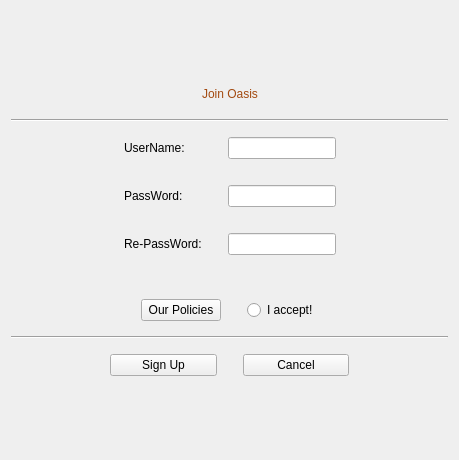
<?xml version="1.0" encoding="UTF-8"?>
<ui version="4.0">
 <class>RegisterWindow</class>
 <widget class="QWidget" name="RegisterWindow">
  <property name="geometry">
   <rect>
    <x>0</x>
    <y>0</y>
    <width>459</width>
    <height>460</height>
   </rect>
  </property>
  <property name="windowTitle">
   <string>Form</string>
  </property>
  <layout class="QVBoxLayout" name="verticalLayout">
   <item>
    <spacer name="verticalSpacer">
     <property name="orientation">
      <enum>Qt::Vertical</enum>
     </property>
     <property name="sizeHint" stdset="0">
      <size>
       <width>20</width>
       <height>40</height>
      </size>
     </property>
    </spacer>
   </item>
   <item>
    <widget class="QWidget" name="widget" native="true">
     <property name="sizePolicy">
      <sizepolicy hsizetype="Preferred" vsizetype="Fixed">
       <horstretch>0</horstretch>
       <verstretch>0</verstretch>
      </sizepolicy>
     </property>
     <layout class="QHBoxLayout" name="horizontalLayout">
      <item>
       <spacer name="horizontalSpacer">
        <property name="orientation">
         <enum>Qt::Horizontal</enum>
        </property>
        <property name="sizeHint" stdset="0">
         <size>
          <width>40</width>
          <height>20</height>
         </size>
        </property>
       </spacer>
      </item>
      <item>
       <widget class="QLabel" name="label">
        <property name="styleSheet">
         <string notr="true">color: rgb(163, 74, 16);
font: 75 oblique 15pt &quot;Purisa&quot;;</string>
        </property>
        <property name="text">
         <string>Join Oasis</string>
        </property>
       </widget>
      </item>
      <item>
       <spacer name="horizontalSpacer_2">
        <property name="orientation">
         <enum>Qt::Horizontal</enum>
        </property>
        <property name="sizeHint" stdset="0">
         <size>
          <width>40</width>
          <height>20</height>
         </size>
        </property>
       </spacer>
      </item>
     </layout>
    </widget>
   </item>
   <item>
    <widget class="Line" name="line">
     <property name="orientation">
      <enum>Qt::Horizontal</enum>
     </property>
    </widget>
   </item>
   <item>
    <widget class="QWidget" name="widget_2" native="true">
     <property name="sizePolicy">
      <sizepolicy hsizetype="Preferred" vsizetype="Fixed">
       <horstretch>0</horstretch>
       <verstretch>0</verstretch>
      </sizepolicy>
     </property>
     <layout class="QGridLayout" name="gridLayout">
      <item row="0" column="3">
       <widget class="QLineEdit" name="UsN_line_register"/>
      </item>
      <item row="3" column="1">
       <widget class="QLabel" name="label_3">
        <property name="styleSheet">
         <string notr="true">font: 75 14pt &quot;Tlwg Typist&quot;;</string>
        </property>
        <property name="text">
         <string>PassWord:</string>
        </property>
       </widget>
      </item>
      <item row="5" column="3">
       <widget class="QLineEdit" name="RePsW_line_register">
        <property name="echoMode">
         <enum>QLineEdit::Password</enum>
        </property>
       </widget>
      </item>
      <item row="4" column="3">
       <widget class="QLabel" name="PsW_alert_register">
        <property name="styleSheet">
         <string notr="true">color: rgb(164, 0, 0);</string>
        </property>
        <property name="text">
         <string/>
        </property>
       </widget>
      </item>
      <item row="0" column="1">
       <widget class="QLabel" name="label_2">
        <property name="styleSheet">
         <string notr="true">font: 75 14pt &quot;Tlwg Typo&quot;;</string>
        </property>
        <property name="text">
         <string>UserName:</string>
        </property>
       </widget>
      </item>
      <item row="0" column="4">
       <spacer name="horizontalSpacer_4">
        <property name="orientation">
         <enum>Qt::Horizontal</enum>
        </property>
        <property name="sizeHint" stdset="0">
         <size>
          <width>40</width>
          <height>20</height>
         </size>
        </property>
       </spacer>
      </item>
      <item row="5" column="1">
       <widget class="QLabel" name="label_4">
        <property name="styleSheet">
         <string notr="true">font: 75 14pt &quot;Tlwg Typo&quot;;</string>
        </property>
        <property name="text">
         <string>Re-PassWord:</string>
        </property>
       </widget>
      </item>
      <item row="3" column="3">
       <widget class="QLineEdit" name="PsW_line_register">
        <property name="echoMode">
         <enum>QLineEdit::Password</enum>
        </property>
       </widget>
      </item>
      <item row="6" column="3">
       <widget class="QLabel" name="RePsW_alert_register">
        <property name="styleSheet">
         <string notr="true">color: rgb(164, 0, 0);</string>
        </property>
        <property name="text">
         <string/>
        </property>
       </widget>
      </item>
      <item row="0" column="0">
       <spacer name="horizontalSpacer_3">
        <property name="orientation">
         <enum>Qt::Horizontal</enum>
        </property>
        <property name="sizeHint" stdset="0">
         <size>
          <width>40</width>
          <height>20</height>
         </size>
        </property>
       </spacer>
      </item>
      <item row="0" column="2">
       <spacer name="horizontalSpacer_5">
        <property name="orientation">
         <enum>Qt::Horizontal</enum>
        </property>
        <property name="sizeType">
         <enum>QSizePolicy::Fixed</enum>
        </property>
        <property name="sizeHint" stdset="0">
         <size>
          <width>20</width>
          <height>20</height>
         </size>
        </property>
       </spacer>
      </item>
      <item row="1" column="3">
       <widget class="QLabel" name="UsN_alert_register">
        <property name="styleSheet">
         <string notr="true">color: rgb(164, 0, 0);</string>
        </property>
        <property name="text">
         <string/>
        </property>
       </widget>
      </item>
     </layout>
    </widget>
   </item>
   <item>
    <widget class="QWidget" name="widget_3" native="true">
     <property name="sizePolicy">
      <sizepolicy hsizetype="Preferred" vsizetype="Fixed">
       <horstretch>0</horstretch>
       <verstretch>0</verstretch>
      </sizepolicy>
     </property>
     <layout class="QHBoxLayout" name="horizontalLayout_2">
      <item>
       <spacer name="horizontalSpacer_6">
        <property name="orientation">
         <enum>Qt::Horizontal</enum>
        </property>
        <property name="sizeHint" stdset="0">
         <size>
          <width>40</width>
          <height>20</height>
         </size>
        </property>
       </spacer>
      </item>
      <item>
       <widget class="QPushButton" name="ourPo_btn_register">
        <property name="text">
         <string>Our Policies</string>
        </property>
       </widget>
      </item>
      <item>
       <spacer name="horizontalSpacer_8">
        <property name="orientation">
         <enum>Qt::Horizontal</enum>
        </property>
        <property name="sizeType">
         <enum>QSizePolicy::Fixed</enum>
        </property>
        <property name="sizeHint" stdset="0">
         <size>
          <width>20</width>
          <height>20</height>
         </size>
        </property>
       </spacer>
      </item>
      <item>
       <widget class="QRadioButton" name="iAccept_btn_register">
        <property name="text">
         <string>I accept!</string>
        </property>
       </widget>
      </item>
      <item>
       <spacer name="horizontalSpacer_7">
        <property name="orientation">
         <enum>Qt::Horizontal</enum>
        </property>
        <property name="sizeHint" stdset="0">
         <size>
          <width>40</width>
          <height>20</height>
         </size>
        </property>
       </spacer>
      </item>
     </layout>
    </widget>
   </item>
   <item>
    <widget class="Line" name="line_2">
     <property name="orientation">
      <enum>Qt::Horizontal</enum>
     </property>
    </widget>
   </item>
   <item>
    <widget class="QWidget" name="widget_4" native="true">
     <property name="sizePolicy">
      <sizepolicy hsizetype="Preferred" vsizetype="Fixed">
       <horstretch>0</horstretch>
       <verstretch>0</verstretch>
      </sizepolicy>
     </property>
     <layout class="QHBoxLayout" name="horizontalLayout_3">
      <item>
       <spacer name="horizontalSpacer_9">
        <property name="orientation">
         <enum>Qt::Horizontal</enum>
        </property>
        <property name="sizeType">
         <enum>QSizePolicy::Fixed</enum>
        </property>
        <property name="sizeHint" stdset="0">
         <size>
          <width>90</width>
          <height>20</height>
         </size>
        </property>
       </spacer>
      </item>
      <item>
       <widget class="QPushButton" name="signUp_btn_register">
        <property name="text">
         <string>Sign Up</string>
        </property>
       </widget>
      </item>
      <item>
       <spacer name="horizontalSpacer_11">
        <property name="orientation">
         <enum>Qt::Horizontal</enum>
        </property>
        <property name="sizeType">
         <enum>QSizePolicy::Fixed</enum>
        </property>
        <property name="sizeHint" stdset="0">
         <size>
          <width>20</width>
          <height>20</height>
         </size>
        </property>
       </spacer>
      </item>
      <item>
       <widget class="QPushButton" name="quit_btn_register">
        <property name="text">
         <string>Cancel</string>
        </property>
       </widget>
      </item>
      <item>
       <spacer name="horizontalSpacer_10">
        <property name="orientation">
         <enum>Qt::Horizontal</enum>
        </property>
        <property name="sizeType">
         <enum>QSizePolicy::Fixed</enum>
        </property>
        <property name="sizeHint" stdset="0">
         <size>
          <width>90</width>
          <height>20</height>
         </size>
        </property>
       </spacer>
      </item>
     </layout>
    </widget>
   </item>
   <item>
    <spacer name="verticalSpacer_2">
     <property name="orientation">
      <enum>Qt::Vertical</enum>
     </property>
     <property name="sizeHint" stdset="0">
      <size>
       <width>20</width>
       <height>40</height>
      </size>
     </property>
    </spacer>
   </item>
  </layout>
 </widget>
 <resources/>
 <connections/>
</ui>
